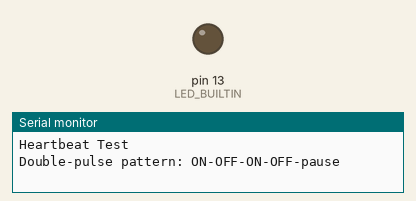
Recording of a sketch running on a simulated Arduino Uno, built with avr-gcc and run on an emulated ATmega328P. Shown: output pins drawn as LEDs (lit = HIGH), the last lines printed to the serial monitor.

Above: at 0.8 s.
At 2.85 s:
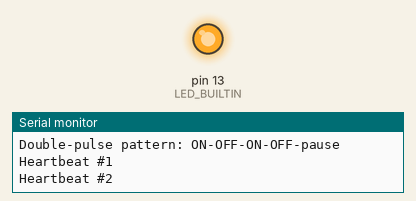
Timing chart, 0 to 3.1 s (numbered marks = the images above):
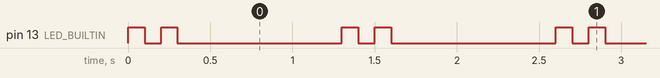

The sketch:

TestHeartbeat.ino
```cpp
// Simple heartbeat test - blinks LED in a double-pulse pattern
// Useful for verifying Arduino is alive and running

unsigned long heartbeat_count = 0;

void setup()
{
    Serial.begin(115200);
    pinMode(LED_BUILTIN, OUTPUT);

    Serial.println("Heartbeat Test");
    Serial.println("Double-pulse pattern: ON-OFF-ON-OFF-pause");
}

void loop()
{
    heartbeat_count++;

    // Double pulse pattern
    digitalWrite(LED_BUILTIN, HIGH);
    delay(100);
    digitalWrite(LED_BUILTIN, LOW);
    delay(100);
    digitalWrite(LED_BUILTIN, HIGH);
    delay(100);
    digitalWrite(LED_BUILTIN, LOW);
    delay(1000);

    // Print heartbeat count
    Serial.print("Heartbeat #");
    Serial.println(heartbeat_count);
}
```

Measured:
- by itself, pin 13 (LED_BUILTIN): repeats every 1.3 s: LOW 0.10 s, HIGH 0.10 s, LOW 1.0 s, HIGH 0.10 s
- by itself, everything shown: repeats every 1.3 s, in 4 steps
